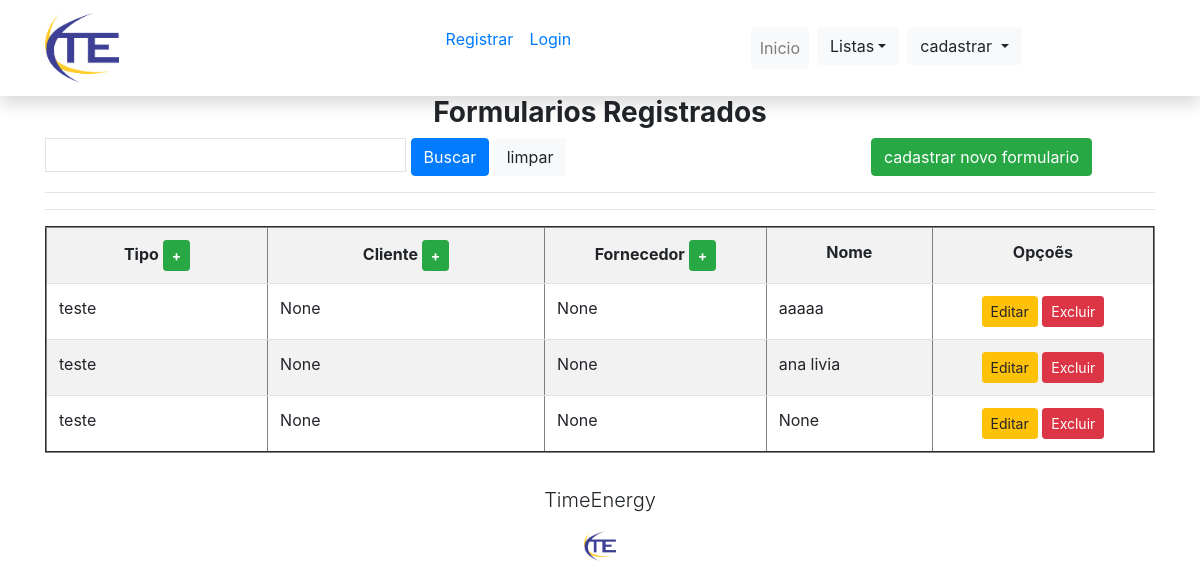
/, run on an earlier commit of the app's database.
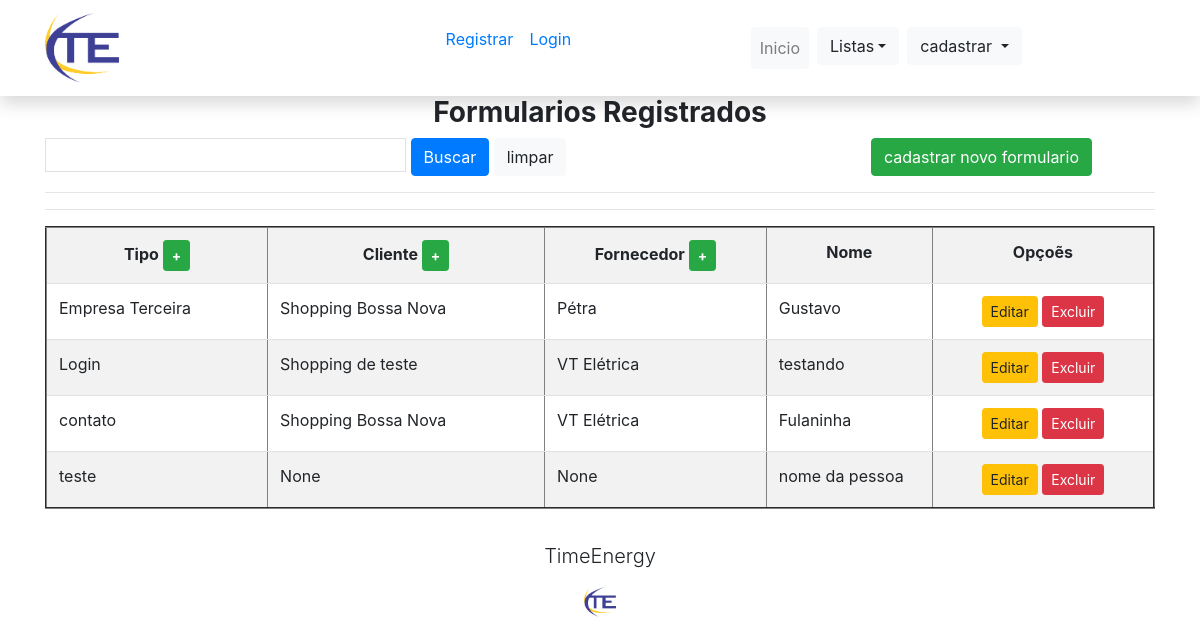
And on a later commit of the database.
### dadoste/formulario/models.py (models this page shows, shortened)
class Formularios(models.Model):
    tipo = models.ForeignKey(
        Tipo, on_delete=models.PROTECT)
    cliente = models.ForeignKey(
        Cliente, on_delete=models.PROTECT, null=True, blank=True, unique=True)
    fornecedor = models.ForeignKey(
        Fornecedor, on_delete=models.PROTECT, null=True, blank=True)
    cnpj = models.CharField(
        max_length=14, verbose_name='CPF/CNPJ',
        null=True, blank=True)
    nome = models.CharField(
        max_length=60, verbose_name='Nome', null=True, blank=True)
    nr_contato = models.CharField(
        max_length=14,null=True, blank=True, verbose_name='Telefone', )
    email = models.EmailField(
        max_length=70,verbose_name='Email', null=True , blank=True)
    validacao_contrato = models.CharField(
        max_length=14,null=True,
        blank=True, verbose_name='Validação de contrato')
    validade_certificacao = models.DateField(
        null=True, blank=True, verbose_name='Validade de certificação')
    descricao = models.TextField(null=True, blank=True)
    class Meta:
        verbose_name = ('Formulario Geral')
        verbose_name_plural = ('Formulario Geral')
        ordering = ['tipo']

### dadoste/categoria/models.py (models this page shows)
class Tipo(models.Model):
    nome = models.CharField(max_length=60, verbose_name='Nome')
    descricao = models.TextField(
        null=True, blank=True)
    def __str__(self) -> str:
        return str(self.nome)
    class Meta:
        verbose_name = ('Tipo')
        verbose_name_plural = ('Tipos')
        ordering = ["nome"]

class Cliente(models.Model):
    nome = models.CharField(max_length=60, verbose_name='Nome')
    descricao = models.TextField(
        null=True, blank=True)
    def __str__(self) -> str:
        return str(self.nome)
    class Meta:
        verbose_name = ('Cliente')
        verbose_name_plural = ('Clientes')
        ordering = ["nome"]

class Fornecedor(models.Model):
    nome = models.CharField(max_length=60, verbose_name='Nome')
    descricao = models.TextField(
        null=True, blank=True)
    def __str__(self) -> str:
        return str(self.nome)
    class Meta:
        verbose_name = ('Fornecedor')
        verbose_name_plural = ('Fornecedores')
        ordering = ["nome"]

### dadoste/formulario/views.py (the view)
# urls.py: path('', FormularioLista.as_view(), name='listar' ),
class FormularioLista(ListView):
    model = Formularios
    template_name = 'formulario/listas/formulario.html'

### dadoste/formulario/templates/formulario/listas/formulario.html (shortened to what this page needs)
{% extends 'paginas/modelo.html'  %}
{% load static %}
{% load crispy_forms_tags %}
{% block conteudo %}
<div class="txt" style="text-align: center;" >
    <h3><b>Formularios Registrados</b></h3>
    </div>
<div>
    <input type="text" name="tipo" id="" value=" {{ request.GET.tipo }}" class="p-1 border"
    autocomplete="off" size="30" placeholder="Busca">
    <button type="submit" class="btn btn-primary">Buscar</button>
    <a href="{% url 'listar' %}" class="btn btn-light">limpar</a>
    <a href="{% url 'cadastro' %}" style="position: relative; left: 300px;"class="btn btn-success">cadastrar novo formulario</a>
<hr>
<hr>
    <table class="table table-striped " border="2px">
        <tr>
            <th width="20%" height="40"><center>Tipo
                <a href="{% url 'tipo-cadastro' %}" class="btn btn-success btn-sm"
                title="Editar"><b>+</b></a></a></center></th>
            <th width="25%" height="40"><center>Cliente
                <a><a href="{% url 'cliente-cadastro' %}" class="btn btn-success btn-sm"
                    title="Editar"><b>+</b></a></a></center></th>
            <th width="20%" height="40"><center>Fornecedor
                <a><a href="{% url 'fornecedor-cadastro' %}" class="btn btn-success btn-sm"
                    title="Editar"><b>+</b></a></a></center></th>
            <th width="15%" height="40"><center>Nome</center></th>
            <th width="20%" height="40"><center>Opçoẽs</center></th>
        </tr>
        {% for formulario in object_list %}
        <tr>
            <td height="">{{ formulario.tipo }}</td>
            <td>{{ formulario.cliente }}</td>
            <td>{{ formulario.fornecedor }}</td>
            <td>{{ formulario.nome }}</td>
            <td>
                <center>
                <a href="{% url 'update' formulario.pk %}" class="btn btn-warning btn-sm"
                    title="Editar">Editar</a>
                <a href="{% url 'excluir' formulario.pk %}" class="btn btn-danger btn-sm "
                    title="Excluir">Excluir</a>
            </td>
        </tr>
        {% empty %}
        <tr>
            <td colspan="5">Nenhum registro!</td> ></td>
        </tr>
        {% endfor %}
    </table>
{% endblock %}

### dadoste/paginas/templates/paginas/modelo.html (shortened to what this page needs)
{% load static %}
<!doctype html>
<html lang="pt-br" class="h-100">
<head>
    <link rel="stylesheet" href="https://cdn.jsdelivr.net/npm/bootstrap@4.1.3/dist/css/bootstrap.min.css">
</head>
<body class="">
{% block menu %}
<nav class="navbar navbar-expand-lg navbar-collapse shadow">
    <div class="container ">
        <a class="navbar-brand" href=" {% url 'listar' %}">
        <img src="{% static 'img/favicon.png' %}" height="70" alt="">
        </a>
    <ul class="navbar-nav mr-auto">
    <nav class="navbar navbar-expand-lg navbar-light "style="position: relative; left: 600px;">
        <div class="collapse navbar-collapse" id="conteudoNavbarSuportado">
        <ul class="navbar-nav mr-auto">
        <a class=" btn btn-light nav-link mr-sm-2 " href="{% url 'listar' %}">Inicio</a>
    <li>
<div class="dropdown" >
        <button class="btn btn-light dropdown-toggle mr-sm-2  "
            type="button" id="dropdownMenuButton" data-toggle="dropdown"
            aria-haspopup="true" aria-expanded="false">Listas</button>
    </li>
<div class="dropdown">
        <button class="btn btn-light dropdown-toggle " type="button" id="dropdownMenuButton" data-toggle="dropdown" aria-haspopup="true" aria-expanded="false">
        cadastrar
        </button>
    </nav>
                {% if request.user.is_authenticated %}
            <li class="dropdown" style="position: relative; left: 610px; margin-bottom: -10px;">
                <a class="btn btn-light nav-link dropdown-toggle text-black border-radius: 50px" href="#" id="navbarDropdownMenuLink"
                    role="button" data-toggle="dropdown" aria-haspopup="true" aria-expanded="false">
                    <span id="username">user {{ request.user }}</span>
                </a>
            <div class="dropdown-menu" aria-labelledby="navbarDropdownMenuLink">
                <a class="dropdown-item" href="{% url 'index' %}">
                    Meus dados</a>
                <a class="dropdown-item" href="#">
                    Alterar senha</a>
                <div class="dropdown-divider"></div>
                <a class="dropdown-item" href="{% url 'index' %}">
                    Sair</a>
            </div>
        </li>
        {% else %}
        <li class="nav-item  ">
            <a class="nav-link text-black" href="{% url '' %}">
                Registrar
            </a>
        </li>
        <li class="nav-item ">
            <a class="nav-link text-black" href="{% url 'index' %}">
                Login
            </a>
        </li>
        {% endif %}
        </ul>
    </div>
    </nav>
{% endblock %}
        <div class="container">
            {% block conteudo %}{% endblock %}
        </div>
    <footer class="mt-auto">
        {% block rodape %}
        <div class="container-fluid text-center p-3">
            <div class="row">
                <div class="col-md-4 mx-auto text-center">
                    <p>
                        <span class="lead">TimeEnergy</span><br>
                    </p>
                    <img src="{% static 'img/favicon.png' %}" height="30" class="float-center" alt="">
                </div>
            </div>
            {% endblock %}
    </footer>
</body>
</html>

What changed in the data, as far as the page shows it:
added Formularios: tipo "Empresa Terceira", cliente "Shopping Bossa Nova", fornecedor "Pétra", nome "Gustavo"
changed Formularios: tipo "teste" → "Login"; cliente "None" → "Shopping de teste"; fornecedor "None" → "VT Elétrica"; nome "None" → "testando"; moves up the list
changed Formularios: tipo "teste" → "contato"; cliente "None" → "Shopping Bossa Nova"; fornecedor "None" → "VT Elétrica"; nome "aaaaa" → "Fulaninha"
changed Formularios "None": nome "ana livia" → "nome da pessoa"
